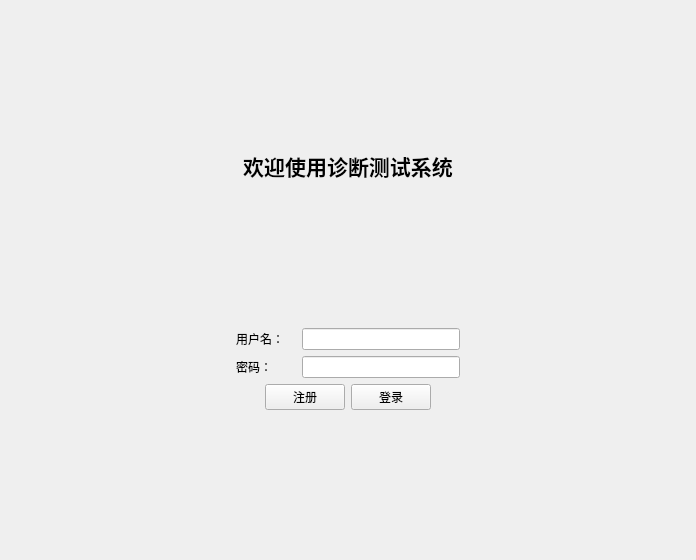
<?xml version="1.0" encoding="UTF-8"?>
<ui version="4.0">
 <class>LoginView</class>
 <widget class="QWidget" name="LoginView">
  <property name="geometry">
   <rect>
    <x>0</x>
    <y>0</y>
    <width>696</width>
    <height>560</height>
   </rect>
  </property>
  <property name="windowTitle">
   <string>登录</string>
  </property>
  <layout class="QVBoxLayout" name="verticalLayout">
   <item>
    <spacer name="verticalSpacer">
     <property name="orientation">
      <enum>Qt::Orientation::Vertical</enum>
     </property>
     <property name="sizeHint" stdset="0">
      <size>
       <width>20</width>
       <height>40</height>
      </size>
     </property>
    </spacer>
   </item>
   <item>
    <widget class="QLabel" name="label">
     <property name="text">
      <string>&lt;html&gt;&lt;head/&gt;&lt;body&gt;&lt;p&gt;&lt;span style=&quot; font-size:16pt; font-weight:700;&quot;&gt;欢迎使用诊断测试系统&lt;/span&gt;&lt;/p&gt;&lt;/body&gt;&lt;/html&gt;</string>
     </property>
     <property name="alignment">
      <set>Qt::AlignmentFlag::AlignCenter</set>
     </property>
    </widget>
   </item>
   <item>
    <spacer name="verticalSpacer_3">
     <property name="orientation">
      <enum>Qt::Orientation::Vertical</enum>
     </property>
     <property name="sizeHint" stdset="0">
      <size>
       <width>20</width>
       <height>40</height>
      </size>
     </property>
    </spacer>
   </item>
   <item>
    <layout class="QHBoxLayout" name="horizontalLayout_6">
     <item>
      <spacer name="horizontalSpacer_7">
       <property name="orientation">
        <enum>Qt::Orientation::Horizontal</enum>
       </property>
       <property name="sizeHint" stdset="0">
        <size>
         <width>40</width>
         <height>20</height>
        </size>
       </property>
      </spacer>
     </item>
     <item>
      <layout class="QFormLayout" name="formLayout_2">
       <item row="0" column="0">
        <widget class="QLabel" name="label_4">
         <property name="minimumSize">
          <size>
           <width>60</width>
           <height>0</height>
          </size>
         </property>
         <property name="maximumSize">
          <size>
           <width>100</width>
           <height>16777215</height>
          </size>
         </property>
         <property name="text">
          <string>用户名：</string>
         </property>
        </widget>
       </item>
       <item row="0" column="1">
        <widget class="QLineEdit" name="inputUserName"/>
       </item>
       <item row="1" column="0">
        <widget class="QLabel" name="label_5">
         <property name="minimumSize">
          <size>
           <width>60</width>
           <height>0</height>
          </size>
         </property>
         <property name="text">
          <string>密码：</string>
         </property>
        </widget>
       </item>
       <item row="1" column="1">
        <widget class="QLineEdit" name="inputUserPassword">
         <property name="echoMode">
          <enum>QLineEdit::EchoMode::Password</enum>
         </property>
        </widget>
       </item>
      </layout>
     </item>
     <item>
      <spacer name="horizontalSpacer_8">
       <property name="orientation">
        <enum>Qt::Orientation::Horizontal</enum>
       </property>
       <property name="sizeHint" stdset="0">
        <size>
         <width>40</width>
         <height>20</height>
        </size>
       </property>
      </spacer>
     </item>
    </layout>
   </item>
   <item>
    <layout class="QHBoxLayout" name="horizontalLayout_4">
     <item>
      <spacer name="horizontalSpacer_5">
       <property name="orientation">
        <enum>Qt::Orientation::Horizontal</enum>
       </property>
       <property name="sizeHint" stdset="0">
        <size>
         <width>40</width>
         <height>20</height>
        </size>
       </property>
      </spacer>
     </item>
     <item>
      <layout class="QHBoxLayout" name="horizontalLayout_5">
       <item>
        <widget class="QPushButton" name="btRegister">
         <property name="text">
          <string>注册</string>
         </property>
        </widget>
       </item>
       <item>
        <widget class="QPushButton" name="btLogin">
         <property name="text">
          <string>登录</string>
         </property>
        </widget>
       </item>
      </layout>
     </item>
     <item>
      <spacer name="horizontalSpacer_6">
       <property name="orientation">
        <enum>Qt::Orientation::Horizontal</enum>
       </property>
       <property name="sizeHint" stdset="0">
        <size>
         <width>40</width>
         <height>20</height>
        </size>
       </property>
      </spacer>
     </item>
    </layout>
   </item>
   <item>
    <spacer name="verticalSpacer_2">
     <property name="orientation">
      <enum>Qt::Orientation::Vertical</enum>
     </property>
     <property name="sizeHint" stdset="0">
      <size>
       <width>20</width>
       <height>40</height>
      </size>
     </property>
    </spacer>
   </item>
  </layout>
 </widget>
 <resources/>
 <connections/>
</ui>
